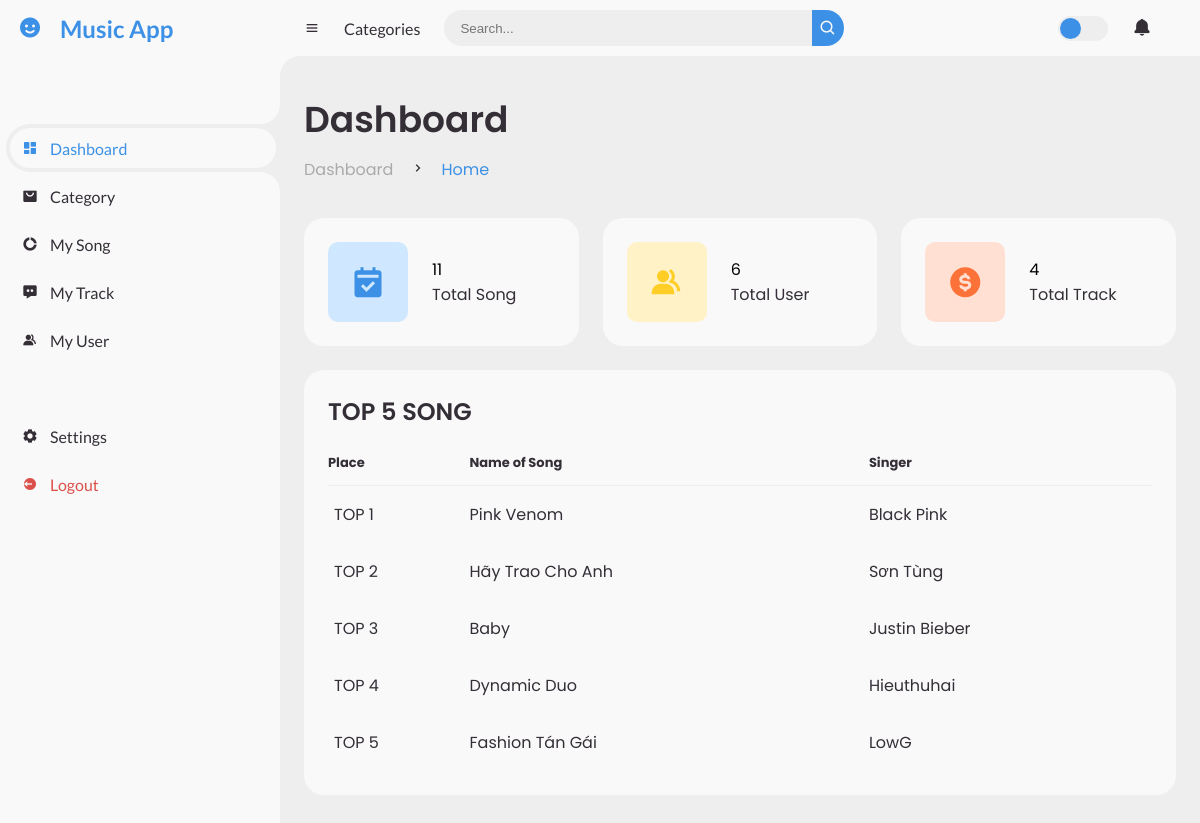
Screenshot of /Admin/index.php with the database file from the repository.
### tables this page shows
CREATE TABLE `top` (
  `ID` int(11) NOT NULL,
  `Place` varchar(255) NOT NULL,
  `Name` varchar(255) NOT NULL,
  `Singer` varchar(255) NOT NULL
);

### Admin/index.php (the view, shortened to what this page needs)
<!DOCTYPE html>
<html lang="en">
<head>
	<link href='https://unpkg.com/boxicons@2.0.9/css/boxicons.min.css' rel='stylesheet'>
	<link rel="stylesheet" href="./assets/style.css">
</head>
<body>
    <?php
    include "./db_con.php"
    ?>
	<section id="sidebar">
		<a href="./index.html" class="brand">
			<i class='bx bxs-smile'></i>
			<span class="text">Music App</span>
		</a>
		<ul class="side-menu top">
			<li class="active">
				<a href="./index.php">
					<i class='bx bxs-dashboard' ></i>
					<span class="text">Dashboard</span>
				</a>
			</li>
			<li>
				<a href="./Views/Category.php">
					<i class='bx bxs-shopping-bag-alt' ></i>
					<span class="text">Category</span>
				</a>
			</li>
			<li>
				<a href="./Views/Song.php">
					<i class='bx bxs-doughnut-chart' ></i>
					<span class="text">My Song</span>
				</a>
			</li>
			<li>
				<a href="./Views/Track.php">
					<i class='bx bxs-message-dots' ></i>
					<span class="text">My Track</span>
				</a>
			</li>
			<li>
				<a href="./Views/Profile.php">
					<i class='bx bxs-group' ></i>
					<span class="text">My User</span>
				</a>
			</li>
		</ul>
		<ul class="side-menu">
			<li>
				<a href="#">
					<i class='bx bxs-cog' ></i>
					<span class="text">Settings</span>
				</a>
			</li>
			<li>
				<a href="./logout.php" class="logout">
					<i class='bx bxs-log-out-circle' ></i>
					<span class="text">Logout</span>
				</a>
			</li>
		</ul>
	</section>
	<section id="content">
		<nav>
			<i class='bx bx-menu' ></i>
			<a href="#" class="nav-link">Categories</a>
			<form action="#">
				<div class="form-input">
					<input type="search" placeholder="Search...">
					<button type="submit" class="search-btn"><i class='bx bx-search' ></i></button>
				</div>
			</form>
			<label for="switch-mode" class="switch-mode"></label>
			<a href="#" class="notification">
				<i class='bx bxs-bell' ></i>
			</a>
		</nav>
		<main>
			<div class="head-title">
				<div class="left">
					<h1>Dashboard</h1>
					<ul class="breadcrumb">
						<li>
							<a href="#">Dashboard</a>
						</li>
						<li><i class='bx bx-chevron-right' ></i></li>
						<li>
							<a class="active" href="#">Home</a>
						</li>
					</ul>
				</div>
			</div>
			<ul class="box-info">
				<li>
					<i class='bx bxs-calendar-check' ></i>
					<span class="text">
                        <?php
                            $sql="SELECT * from song";
                            $result=$conn-> query($sql);
                            $count=0;
                            if ($result-> num_rows > 0){
                                while ($row=$result-> fetch_assoc()) {
                                    $count=$count+1;
                                }
                            }
                            echo $count;
                        ?>
						<p>Total Song</p>
					</span>
				</li>
				<li>
					<i class='bx bxs-group' ></i>
					<span class="text">
                    <?php
                            $sql="SELECT * from users";
                            $result=$conn-> query($sql);
                            $count=0;
                            if ($result-> num_rows > 0){
                                while ($row=$result-> fetch_assoc()) {
                                    $count=$count+1;
                                }
                            }
                            echo $count;
                        ?>
						<p>Total User</p>
					</span>
				</li>
				<li>
					<i class='bx bxs-dollar-circle' ></i>
					<span class="text">
                    <?php
                            $sql="SELECT * from track";
                            $result=$conn-> query($sql);
                            $count=0;
                            if ($result-> num_rows > 0){
                                while ($row=$result-> fetch_assoc()) {
                                    $count=$count+1;
                                }
                            }
                            echo $count;
                        ?>
						<p>Total Track</p>
					</span>
				</li>
			</ul>
			<div class="table-data">
				<div class="order">
					<div class="head">
						<h3>TOP 5 SONG</h3>
					</div>
					<table>
						<thead>
							<tr>
								<th>Place</th>
								<th>Name of Song</th>
								<th>Singer</th>
							</tr>
						</thead>
						<?php
							include "./db_con.php";
							$sql="SELECT * from top";
							$result=$conn-> query($sql);
							if ($result-> num_rows > 0){
								while ($row=$result-> fetch_assoc()) {
						?>
						<tbody>
							<tr>
								<td><p><?=$row["Place"]?></p></td>
								<td><p><?=$row["Name"]?></p></td>
								<td><p><?=$row["Singer"]?></p></td>
							</tr>
							<?php
								}
							}
						?>
						</tbody>
					</table>
				</div>
			</div>
		</main>
	</section>
</body>
</html>

### rows the page displays
top: Place "TOP 1", Name "Pink Venom", Singer "Black Pink"
top: Place "TOP 2", Name "Hãy Trao Cho Anh", Singer "Sơn Tùng"
top: Place "TOP 3", Name "Baby", Singer "Justin Bieber"
top: Place "TOP 4", Name "Dynamic Duo", Singer "Hieuthuhai"
top: Place "TOP 5", Name "Fashion Tán Gái", Singer "LowG"

### other values shown
$count "11"
$count "6"
$count "4"
